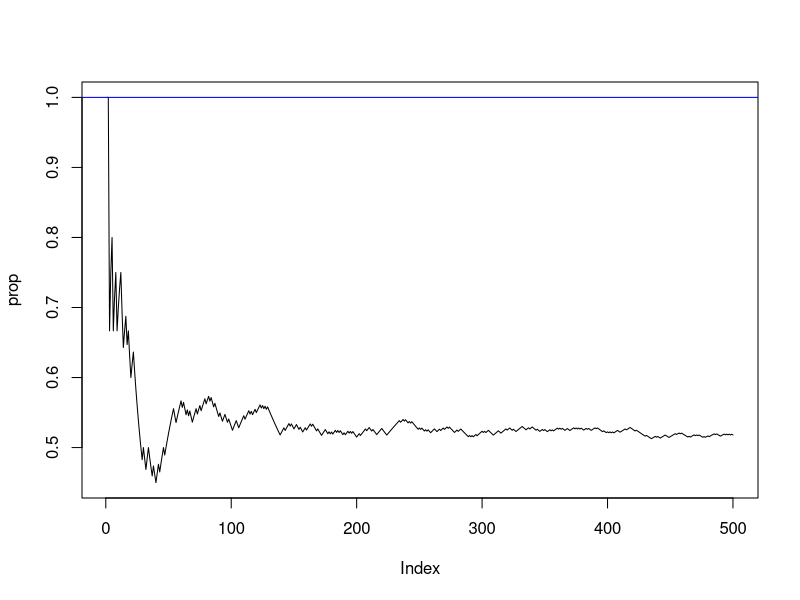

This figure's R source:
## Law of Large Numbers
n <- 500
x <- rbinom(n = n, size = 1, prob = 0.5)
# x <- rexp(n = n)
prop <- cumsum(x)/(1:n)
plot(prop, type = "l")
abline(h = 1, col = "blue")
